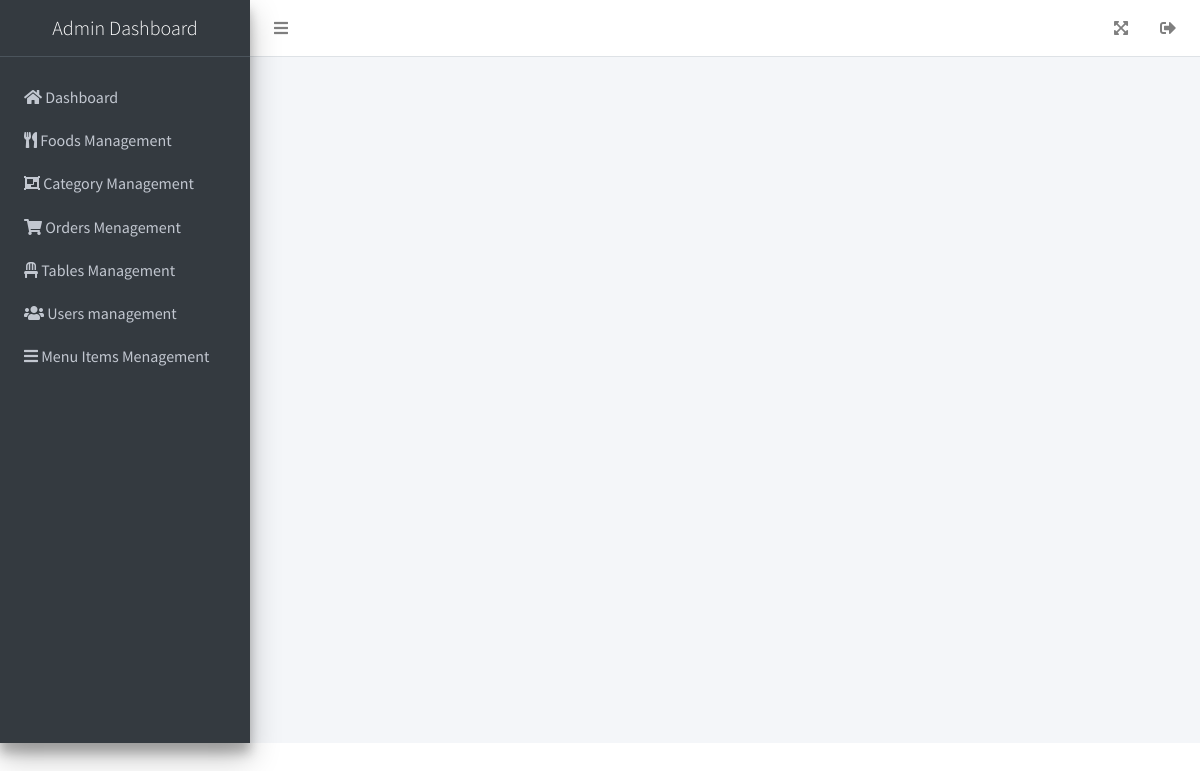
Page /admin/admin_header.php on the committed database.
### tables this page shows
CREATE TABLE `menu_items` (
  `id` int(11) NOT NULL,
  `name` varchar(255) NOT NULL,
  `icon` varchar(255) DEFAULT NULL,
  `link` varchar(255) NOT NULL,
  `parent_id` int(11) DEFAULT NULL,
  `order_index` int(11) DEFAULT 0,
  `active` tinyint(1) DEFAULT 1
);

### includes/config.php (called while the page is built, shortened)
<?php
$base_path = '/restaurant';

### admin/navigation_menu.php (the view)
<?php
require_once '../includes/config.php';
$current_page = basename($_SERVER['PHP_SELF']);
try {
    $stmt = $pdo->prepare("SELECT * FROM menu_items WHERE active = TRUE ORDER BY order_index ASC");
    $stmt->execute();
    $menuItems = $stmt->fetchAll(PDO::FETCH_ASSOC);
    if (!empty($menuItems)) {
        echo "<ul class='nav nav-pills nav-sidebar flex-column' data-widget='treeview' role='menu' data-accordion='false' style='padding-top:20px;'>";
        foreach ($menuItems as $item) {
            $isActive = (strpos($item['link'], $current_page) !== false) ? 'active' : '';
            echo "<li class='nav-item'>";
            echo "<a href='{$base_path}{$item['link']}' class='nav-link {$isActive}'>";
            if (!empty($item['icon'])) {
                echo "<i class='{$item['icon']}'></i>";
            }
            echo "<p> {$item['name']} </p>";
            echo "</a>";
            echo "</li>";
        }
        echo "</ul>";
    } else {
        echo "<p>No menu items available.</p>";
    }
} catch (PDOException $e) {
    error_log("Error fetching menu items: " . $e->getMessage());
    echo "<p>Error loading menu items. Please contact admin.</p>";
}
?>

### rows in the picture
menu_items: name "Dashboard"
menu_items: name "Foods Management"
menu_items: name "Category Management"
menu_items: name "Orders Menagement"
menu_items: name "Tables Management"
menu_items: name "Users management"
menu_items: name "Menu Items Menagement"
